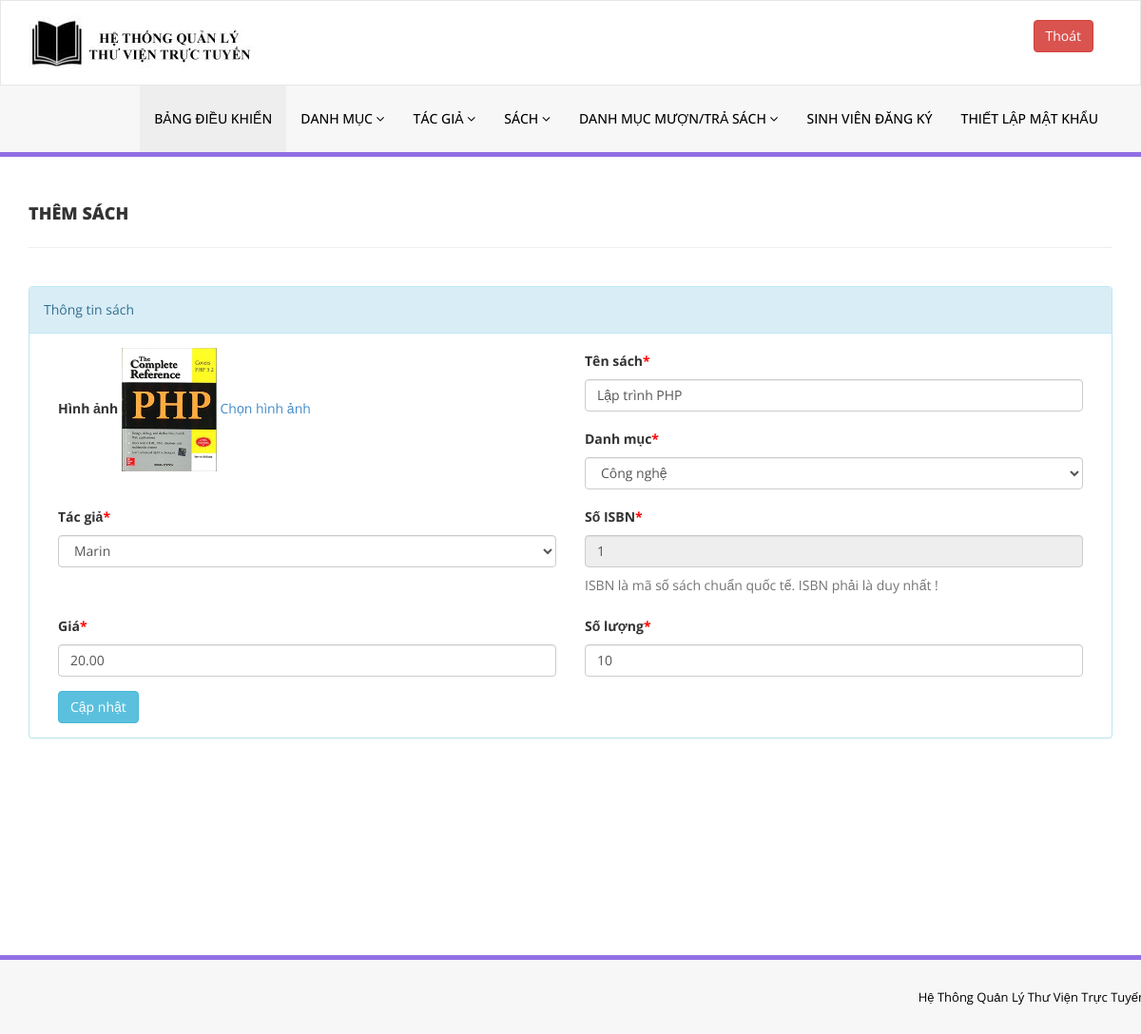
Screenshot of /library/admin/edit-book.php?bookid=1 (signed in) with the database file from the repository.
### tables this page shows
CREATE TABLE `tblbooks` (
  `id` int(11) NOT NULL,
  `BookName` varchar(255) DEFAULT NULL,
  `CatId` int(11) DEFAULT NULL,
  `AuthorId` int(11) DEFAULT NULL,
  `ISBNNumber` varchar(25) DEFAULT NULL,
  `BookPrice` decimal(10,2) DEFAULT NULL,
  `bookImage` varchar(250) NOT NULL,
  `isIssued` int(1) DEFAULT NULL,
  `RegDate` timestamp NULL DEFAULT current_timestamp(),
  `UpdationDate` timestamp NULL DEFAULT NULL ON UPDATE current_timestamp(),
  `bookQty` int(11) DEFAULT NULL
);

CREATE TABLE `tblcategory` (
  `id` int(11) NOT NULL,
  `CategoryName` varchar(150) DEFAULT NULL,
  `Status` int(1) DEFAULT NULL,
  `CreationDate` timestamp NULL DEFAULT current_timestamp(),
  `UpdationDate` timestamp NULL DEFAULT '0000-00-00 00:00:00' ON UPDATE current_timestamp()
);

CREATE TABLE `tblauthors` (
  `id` int(11) NOT NULL,
  `AuthorName` varchar(159) DEFAULT NULL,
  `creationDate` timestamp NULL DEFAULT current_timestamp(),
  `UpdationDate` timestamp NULL DEFAULT NULL ON UPDATE current_timestamp()
);

### library/admin/edit-book.php (the view, shortened to what this page needs)
<?php
include('includes/config.php');
if(strlen($_SESSION['alogin'])==0)
    {
header('location:index.php');
}
else{
?>
<!DOCTYPE html>
<html xmlns="http://www.w3.org/1999/xhtml">
<head>
    <link href="assets/css/bootstrap.css" rel="stylesheet" />
    <link href="assets/css/font-awesome.css" rel="stylesheet" />
    <link href="assets/css/style.css" rel="stylesheet" />
</head>
<body>
<?php include('includes/header.php');?>
    <div class="content-wrapper">
         <div class="container">
        <div class="row pad-botm">
            <div class="col-md-12">
                <h4 class="header-line">THÊM SÁCH</h4>
                            </div>
</div>
<div class="row">
<div class="col-md12 col-sm-12 col-xs-12">
<div class="panel panel-info">
<div class="panel-heading">
Thông tin sách
</div>
<div class="panel-body">
<form role="form" method="post">
<?php
$bookid=intval($_GET['bookid']);
$sql = "SELECT tblbooks.BookName,tblcategory.CategoryName,tblcategory.id as cid,tblauthors.AuthorName,tblauthors.id as athrid,tblbooks.ISBNNumber,tblbooks.BookPrice,tblbooks.id as bookid,tblbooks.bookImage,bookQty from  tblbooks join tblcategory on tblcategory.id=tblbooks.CatId join tblauthors on tblauthors.id=tblbooks.AuthorId where tblbooks.id=:bookid";
$query = $dbh -> prepare($sql);
$query->bindParam(':bookid',$bookid,PDO::PARAM_STR);
$query->execute();
$results=$query->fetchAll(PDO::FETCH_OBJ);
if($query->rowCount() > 0)
{
foreach($results as $result)
{               ?>
<div class="col-md-6">
<div class="form-group">
<label>Hình ảnh</label>
<img src="bookimg/<?php echo htmlentities($result->bookImage);?>" width="100">
<a href="change-bookimg.php?bookid=<?php echo htmlentities($result->bookid);?>">Chọn hình ảnh</a>
</div></div>
<div class="col-md-6">
<div class="form-group">
<label>Tên sách<span style="color:red;">*</span></label>
<input class="form-control" type="text" name="bookname" value="<?php echo htmlentities($result->BookName);?>" required />
</div></div>
<div class="col-md-6">
<div class="form-group">
<label> Danh mục<span style="color:red;">*</span></label>
<select class="form-control" name="category" required="required">
<option value="<?php echo htmlentities($result->cid);?>"> <?php echo htmlentities($catname=$result->CategoryName);?></option>
</select>
</div></div>
<div class="col-md-6">
<div class="form-group">
<label>Tác giả<span style="color:red;">*</span></label>
<select class="form-control" name="author" required="required">
<option value="<?php echo htmlentities($result->athrid);?>"> <?php echo htmlentities($athrname=$result->AuthorName);?></option>
</select>
</div></div>
<div class="col-md-6">
<div class="form-group">
<label>Số ISBN<span style="color:red;">*</span></label>
<input class="form-control" type="text" name="isbn" value="<?php echo htmlentities($result->ISBNNumber);?>"  readonly />
<p class="help-block">ISBN là mã số sách chuẩn quốc tế. ISBN phải là duy nhất !</p>
</div></div>
<div class="col-md-6">
 <div class="form-group">
 <label>Giá<span style="color:red;">*</span></label>
 <input class="form-control" type="text" name="price" value="<?php echo htmlentities($result->BookPrice);?>"   required="required" />
 </div></div>
<div class="col-md-6">
 <div class="form-group">
 <label>Số lượng<span style="color:red;">*</span></label>
 <input class="form-control" type="text" name="bqty" autocomplete="off" value="<?php echo htmlentities($result->bookQty);?>"   required="required" />
 </div>
</div>
 <?php }} ?><div class="col-md-12">
<button type="submit" name="update" class="btn btn-info">Cập nhật</button></div>
                                    </form>
                            </div>
                        </div>
                            </div>
        </div>
    </div>
    </div>
  <?php include('includes/footer.php');?>
</body>
</html>
<?php } ?>

### library/admin/assets/css/style.css (style rules this page uses)
.content-wrapper { margin-top: 40px; min-height:800px; padding-bottom:90px; }
.header-line { font-weight:900; padding-bottom:25px; border-bottom:1px solid #eeeeee; text-transform:uppercase; }
.pad-botm { padding-bottom:30px; }

### rows the page displays
tblbooks: bookImage (picture), bookname "Lập trình PHP", category "Công nghệ", author "Marin", isbn "1", price "20.00", bqty "10"
